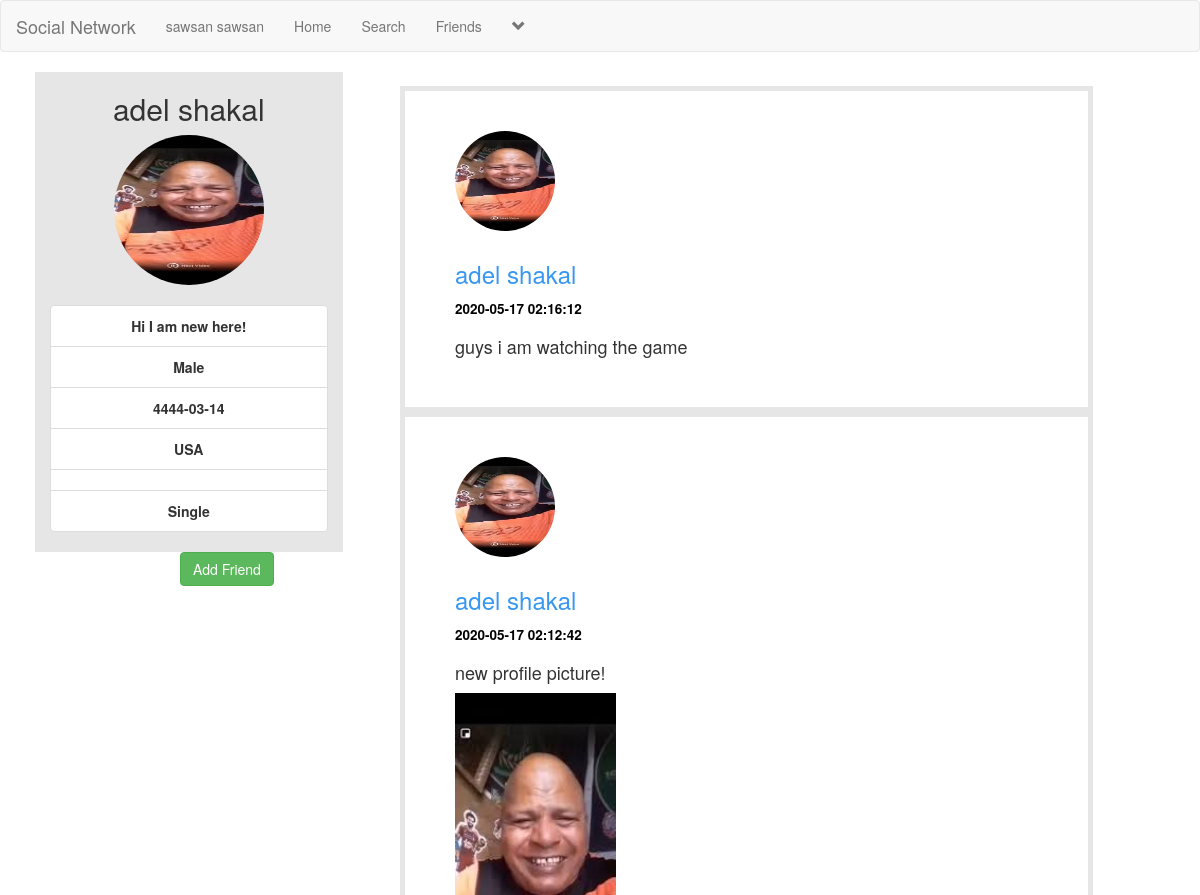
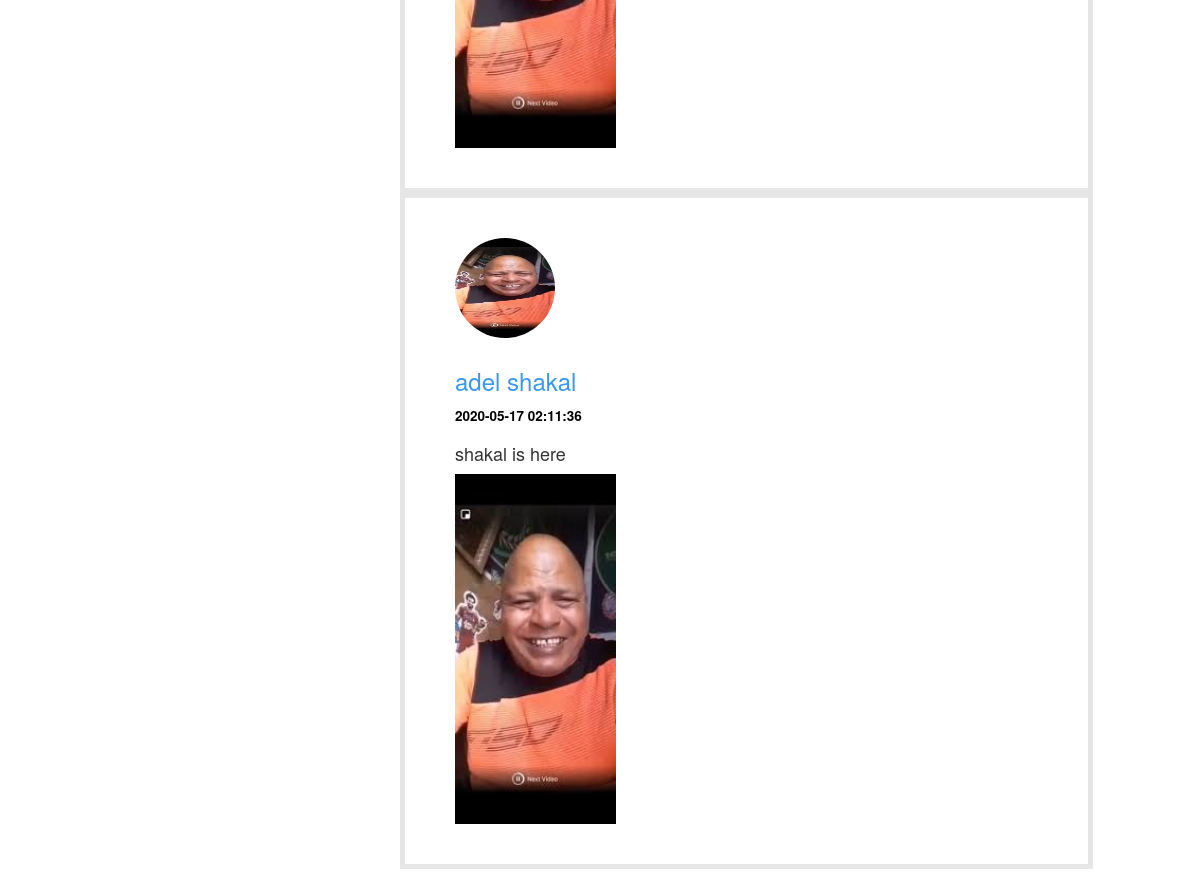
Page /userprofile.php?u_mail=shakoola@123.com (signed in) on the committed database (2 pictures, top to bottom).
### tables this page shows
CREATE TABLE `users` (
  `fname` text DEFAULT NULL,
  `lname` text DEFAULT NULL,
  `username` text DEFAULT NULL,
  `password` varchar(225) DEFAULT NULL,
  `email` varchar(225) NOT NULL,
  `birthdate` text DEFAULT NULL,
  `gender` text DEFAULT NULL,
  `phonenumber` text DEFAULT NULL,
  `profilepicture` varchar(255) DEFAULT NULL,
  `hometown` text DEFAULT NULL,
  `martialstatus` text DEFAULT NULL,
  `aboutme` varchar(500) DEFAULT NULL
);

CREATE TABLE `post` (
  `posteremail` varchar(225) DEFAULT NULL,
  `post_id` int(11) NOT NULL,
  `poster_name` varchar(225) DEFAULT NULL,
  `isPublic` tinyint(1) DEFAULT NULL,
  `timeposted` timestamp NOT NULL DEFAULT current_timestamp() ON UPDATE current_timestamp(),
  `image` varchar(225) DEFAULT NULL,
  `caption` text DEFAULT NULL
);

### userprofile.php (the view, shortened to what this page needs)
<!DOCTYPE html>
<?php
	include("header.php");
?>
<html>
<head>
  <link rel="stylesheet" href="https://maxcdn.bootstrapcdn.com/bootstrap/3.4.1/css/bootstrap.min.css">
</head>
<body>
	<div class="row">
		<div class="col-sm-12">
			<?php
				if (isset($_GET['u_mail'])) {
					$user_email = $_GET['u_mail'];
					$select = "select * from users where email='$user_email'";
					$run = mysqli_query($con,$select);
					$row = mysqli_fetch_array($run);
					$image = $row['profilepicture'];
					$name = $row['username'];
					$aboutme = $row['aboutme'];
					$country = $row['hometown'];
					$birthdate = $row['birthdate'];
					$gender = $row['gender'];
					$phonenumber = $row['phonenumber'];
					$status = $row['martialstatus'];
					echo "
						<div class='row'>
							<div class='sol-sm-1'>
							</div>
							<center>
								<div style='background-color: #e6e6e6;' class='col-sm-3' id='prof'>
									<h2>$name</h2>
									<img class='img-circle' src='$image' width='150' height='150'>
									<br><br>
									<ul class='list-group'>
										<li class='list-group-item' title='Describtion'><strong>$aboutme</strong></li>
										<li class='list-group-item' title='Gender'><strong>$gender</strong></li>
										<li class='list-group-item' title='Birth date'><strong>$birthdate</strong></li>
										<li class='list-group-item' title='Country'><strong>$country</strong></li>
										<li class='list-group-item' title='Phone number'><strong>$phonenumber</strong></li>
										<li class='list-group-item' title='Status'><strong>$status</strong></li>
									</ul>
								</div>
							</center>
						</div>
					";
					$user = $_SESSION['email'];
					$get_user = "select * from users where email='$user'";
					$run_user = mysqli_query($con,$get_user);
					$row_user = mysqli_fetch_array($run_user);
					$user_mail = $row_user['email'];
					if ($user_email == $user_mail) {
						echo "<a href='editprofile.php?u_mail=$user_mail' class='btn btn-success'  id='bttton'>Edit Profile</a><br><br>";
					}
					else{
						echo "<form method='post'>
								<button class='btn btn-success' id='buton' name='add'>Add Friend</button>
							</form>
						";
					}
				}
			?>
			<div class="col-sm-8">
				<?php
					if (isset($_GET['u_mail'])) {
						$umail = $_GET['u_mail'];
					}
					$get_posts = "select * from post where posteremail='$umail' ORDER by post_id DESC";
					$run_posts = mysqli_query($con,$get_posts);
					while ($row_posts = mysqli_fetch_array($run_posts)) {
						$posteremail = $row_posts['posteremail'];
						$caption = $row_posts['caption'];
						$upload_image = $row_posts['image'];
						$timeposted = $row_posts['timeposted'];
						$user = "select * from users where email='$posteremail'";
						$run_user = mysqli_query($con,$user);
						$row_user = mysqli_fetch_array($run_user);
						$username = $row_user['username'];
						$userimage = $row_user['profilepicture'];
						if (strlen($upload_image) >=1 && strlen($caption) == 0){
							echo "
								<div id='own_posts'>
									<div class='row'>
										<div class='col-sm-12'>
											<p><img src='$userimage' class='img-circle' width='100px' height='100px'></p>
										</div>
										<div class='col-sm-6'>
											<h3><a style='text-decoration: none; cursor: pointer; color: #3897f0;' href='userprofile.php?u_mail=$umail'>$username</a></h3>
											<h4><small style='color: black;'><strong>$timeposted</strong></small></h4>
										</div>
										<div class='col-sm-4'>
										</div>
									</div>
									<div class='row'>
										<div class='col-sm-12'>
											<img id='post-img' src='$upload_image' style='height: 350px'>
										</div>
									</div>
								</div>
							";
						}
						else if (strlen($upload_image) >=1 && strlen($caption) >= 1){
							echo "
								<div id='own_posts'>
									<div class='row'>
										<div class='col-sm-12'>
											<p><img src='$userimage' class='img-circle' width='100px' height='100px'></p>
										</div>
										<div class='col-sm-6'>
											<h3><a style='text-decoration: none; cursor: pointer; color: #3897f0;' href='userprofile.php?u_mail=$umail'>$username</a></h3>
											<h4><small style='color: black;'><strong>$timeposted</strong></small></h4>
										</div>
										<div class='col-sm-4'>
										</div>
									</div>
									<div class='row'>
										<div class='col-sm-12'>
											<p><h4>$caption</h4></p>
											<img id='post-img' src='$upload_image' style='height: 350px'>
										</div>
									</div>
								</div>
							";
						}
						else{
							echo "
								<div id='own_posts'>
									<div class='row'>
										<div class='col-sm-12'>
											<p><img src='$userimage' class='img-circle' width='100px' height='100px'></p>
										</div>
										<div class='col-sm-6'>
											<h3><a style='text-decoration: none; cursor: pointer; color: #3897f0;' href='userprofile.php?u_mail=$umail'>$username</a></h3>
											<h4><small style='color: black;'><strong>$timeposted</strong></small></h4>
										</div>
										<div class='col-sm-4'>
										</div>
									</div>
									<div class='row'>
										<div class='col-sm-12'>
											<p><h4>$caption</h4></p>
										</div>
									</div>
								</div>
							";
						}
					}
				?>
			</div>
		</div>
	</div>
</body>
</html>

### header.php (shortened to what this page needs)
<?php
	$con = mysqli_connect("localhost","root","","socialmedia");
?>
<nav class="navbar navbar-default">
	<div class="container-fluid">
		<div class="navbar-header">
			<a href="timeline.php" class="navbar-brand">Social Network</a>
		</div>
		<div class="collapse navbar-collapse" id="#bs-example-navbar-collapse-1">
			<ul class="nav navbar-nav">
				<?php
					$mail = $_SESSION['email'];
					$user = "select * from users where email='$mail'";
					$run = mysqli_query($con,$user);
					$row = mysqli_fetch_array($run);
					$username = $row['username'];
				?>
				<li><a href='profile.php'><?php echo "$username"; ?></a></li>
				<li><a href='timeline.php'>Home</a></li>
				<li><a href='search.php'>Search</a></li>
				<li><a href='friends.php'>Friends</a></li>
				<?php
					echo "
					<li class='dropdown'>
						<a href='#' class='dropdown-toggle' data-toggle='dropdown' role='button' aria-haspopup='true' aria-expanded='false'><span><i class='glyphicon glyphicon-chevron-down'></i></span></a>
						<ul class='dropdown-menu'>
							<li>
								<a href='friendrequests.php'>Friend Requests</a>
							</li>
							<li>
								<a href='editprofile.php'>Edit profile</a>
							</li>
							<li role='separator' class='divider'></li>
							<li>
								<a href='logout.php'>Logout</a>
							</li>
						</ul>
					</li>
					";
				?>
			</ul>
		</div>
	</div>
</nav>

### userprofile.php (style rules this page uses)
body { overflow-x: hidden; }
#prof { left: 50px; }
#buton { position: relative; left: 180px; }
#own_posts { position: relative; left: 50%; top: -500px; border: 5px solid #e6e6e6; padding: 40px 50px; width: 90%; }

### rows in the picture
users: username "sawsan sawsan"
users: username "adel shakal", profilepicture (picture), aboutme "Hi I am new here!", gender "Male", birthdate "4444-03-14", hometown "USA", martialstatus "Single"
post: posteremail.profilepicture (picture), posteremail.username "adel shakal", timeposted "2020-05-17 02:16:12", caption "guys i am watching the game"
post: posteremail.profilepicture (picture), posteremail.username "adel shakal", timeposted "2020-05-17 02:12:42", caption "new profile picture!", image (picture)
post: posteremail.profilepicture (picture), posteremail.username "adel shakal", timeposted "2020-05-17 02:11:36", caption "shakal is here", image (picture)
